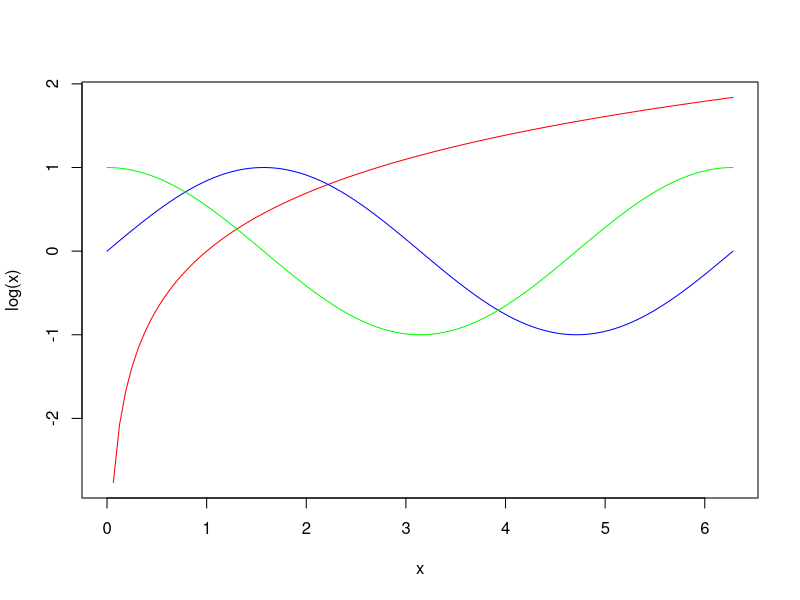

Generate this figure with R:
## ---- chunk 1
curve(log(x), 0, 2*pi, col="red")
curve(sin(x), add = TRUE, col = "blue")
curve(cos(x), add = TRUE, col = "green")
